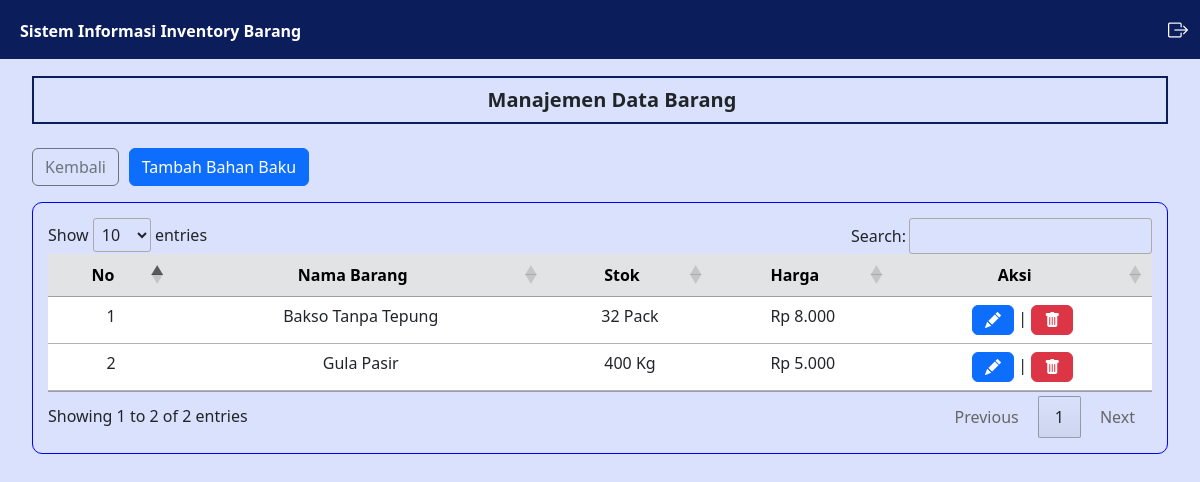
Screenshot of /pemasok/barang.php (signed in) with the database file from the repository.
### tables this page shows
CREATE TABLE `bahan_pemasok` (
  `idbahan` int(11) NOT NULL,
  `idpemasok` int(11) NOT NULL,
  `nama_bahan` varchar(100) NOT NULL,
  `stok` int(11) NOT NULL,
  `satuan` varchar(45) NOT NULL,
  `harga` int(20) NOT NULL
);

### controller/MainController.php (called while the page is built, shortened)
<?php
    $conn = mysqli_connect("localhost","root","","inventory");
    function query($query) {
        global $conn;
        $result = mysqli_query($conn, $query);
        $rows = [];
        while ($row = mysqli_fetch_assoc($result)) {
            $rows[] = $row;
        }
        return $rows;
    }
    function generateRandomKey()
    {
        $keyLength = 32;
        $randomBytes = openssl_random_pseudo_bytes($keyLength, $strong);
        if (!$strong) {
            $randomBytes = random_bytes($keyLength);
        }
        return base64_encode($randomBytes);
    }
    function enkripsi($kata)
    {
        $key = generateRandomKey();
        $string = openssl_encrypt($kata, 'AES-256-CBC', $key, 0, substr($key, 0, 16));
        $hasilEnkripsi = base64_encode($key . $string);
        return $hasilEnkripsi;
    }
?>

### pemasok/barang.php (the view, shortened to what this page needs)
<?php
    $data_bahan = query("SELECT * FROM bahan_pemasok");
?>
<html lang="en">
<head>
    <link href="https://cdn.jsdelivr.net/npm/bootstrap@5.3.0/dist/css/bootstrap.min.css" rel="stylesheet"
>
    <link rel="stylesheet" href="https://cdn.datatables.net/1.13.4/css/jquery.dataTables.min.css">
    <link rel="stylesheet" href="https://cdn.jsdelivr.net/npm/bootstrap-icons@1.11.3/font/bootstrap-icons.min.css">
    <link rel="stylesheet" href="../style.css">
</head>
<body>
    <div class="content">
        <?php
        require_once('../navbar/navbar.php');
        ?>
        <div class="main-container m-0">
            <div class="d-flex">
                <div class="contents px-3 py-3 mx-3">
                    <div class="box1">
                        <h5 class="text-dark text-center mb-0 ms-4 fw-bold">
                            Manajemen Data Barang
                        </h5>
                    </div>
                    <div class="mt-4 ">
                        <div class="row">
                            <div class="col-1">
                                <a href="index.php" class="btn btn-outline-secondary">Kembali</a>
                            </div>
                            <div class="col-4">
                                <button type="button" class="btn btn-primary" data-bs-toggle="modal"
                                    data-bs-target="#bahan_baku">
                                    Tambah Bahan Baku
                                </button>
                            </div>
                        </div>
                    </div>
                    <div class="mt-3 box3">
                        <table id="example" class="table table-hover text-center">
                            <thead>
                                <tr class="table-secondary">
                                    <th class="text-center" scope="col">No</th>
                                    <th class="text-center" scope="col">Nama Barang</th>
                                    <th class="text-center" scope="col">Stok</th>
                                    <th class="text-center" scope="col">Harga</th>
                                    <th class="text-center" scope="col">Aksi</th>
                                </tr>
                            </thead>
                            <tbody>
                                <?php
                                    $i = 1;
                                    foreach($data_bahan as $bahan) :
                                ?>
                                    <tr>
                                        <td>
                                            <?= $i; ?>
                                        </td>
                                        <td>
                                            <?= $bahan['nama_bahan']; ?>
                                        </td>
                                        <td>
                                            <?= $bahan['stok']; ?> <?= $bahan['satuan']; ?>
                                        </td>
                                        <td>
                                            Rp <?= number_format($bahan['harga'], 0, ',', '.'); ?>
                                        </td>
                                        <td>
                                            <a class="text-decoration-none" href="../edit/bahan_baku.php?id=<?= enkripsi($bahan['idbahan']); ?>">
                                                <button class="btn btn-primary"><i class="bi bi-pencil-fill"></i></button>
                                            </a>
                                            |
                                            <button type="button" class="btn  btn-danger" id="delete" data-bs-toggle="modal" data-bs-target="#delete_<?= $bahan['idbahan']; ?>">
                                                <i class="bi bi-trash-fill"></i>
                                            </button>
                                        </td>
                                    </tr>
                                <?php
                                    $i++;
                                    endforeach;
                                ?>
                            </tbody>
                        </table>
                    </div>
                </div>
                <?php foreach($data_bahan as $dahan) : ?>
                    </div>
                <?php endforeach; ?>
            </div>
</body>
</html>

### style.css (style rules this page uses)
body { background: #d9e1fc; margin: 0; padding: 0; border: 0; }
.content { min-height: 100vh; width: 100%; }
.contents { width: 100%; margin-top: 60px; }
.box1 { border: #0b1d5b solid 2px; padding: 10px; }
.box3 { border: 1px solid blue; border-radius: 10px; padding: 15px; }

### rows the page displays
bahan_pemasok: nama_bahan "Bakso Tanpa Tepung", stok "32", satuan "Pack", harga "8.000"
bahan_pemasok: nama_bahan "Gula Pasir", stok "400", satuan "Kg", harga "5.000"
